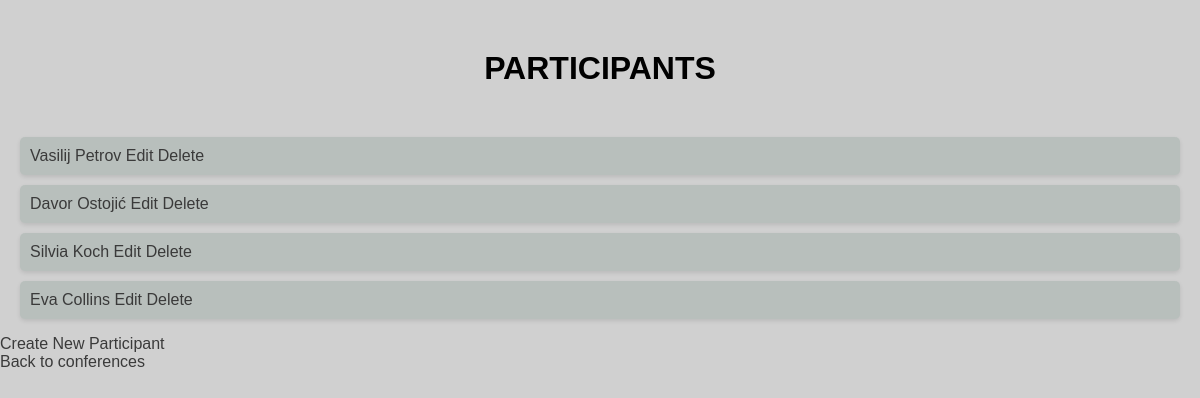
Page /participants/ on the committed database.
### main/models.py (models this page shows)
class Participant(models.Model):
    id = models.AutoField(primary_key=True)
    first_name = models.CharField(max_length=255)
    last_name = models.CharField(max_length=255)
    works = models.ManyToManyField(ScientificWork, related_name='participants')

### main/views.py (the view)
# urls.py: path('participants/', views.participant_list, name='participant_list'),
def participant_list(request):
    participants = Participant.objects.all()
    return render(request, 'participant_list.html', {'participants': participants})

### main/templates/participant_list.html (shortened to what this page needs)
{% load static %}
<!DOCTYPE html>
<html>
<head>
    <link rel="stylesheet" type="text/css" href="{% static 'styles.css' %}">
</head>
<body>
    <h1>Participants</h1>
    <ul>
        {% for participant in participants %}
            <li>
                <a href="{% url 'participants_detail' participant.id %}">{{ participant.first_name }} {{ participant.last_name }}</a>
                <a href="{% url 'participant_update' participant.id %}">Edit</a>
                <a href="{% url 'participant_delete' participant.id %}">Delete</a>
            </li>
        {% endfor %}
    </ul>
    <a href="{% url 'participant_create' %}">Create New Participant</a> <br>
    <a href="{% url 'index' %}">Back to conferences</a>
</body>
</html>

### main/static/styles.css (style rules this page uses)
body { font-family: Arial, sans-serif; background-color: #d0d0d0; margin: 0; padding: 0; }
h1 { text-align: center; text-transform: uppercase; color: #000000; margin-top: 50px; margin-bottom: 50px; }
ul { list-style-type: none; padding: 0; }
li { background-color: #1c503721; margin: 10px 20px; padding: 10px; border-radius: 5px; box-shadow: 0 2px 4px rgba(0, 0, 0, 0.1); }
a { text-decoration: none; color: #3a3a3a; }

### rows in the picture
Participant: first_name "Vasilij", last_name "Petrov"
Participant: first_name "Davor", last_name "Ostojić"
Participant: first_name "Silvia", last_name "Koch"
Participant: first_name "Eva", last_name "Collins"
